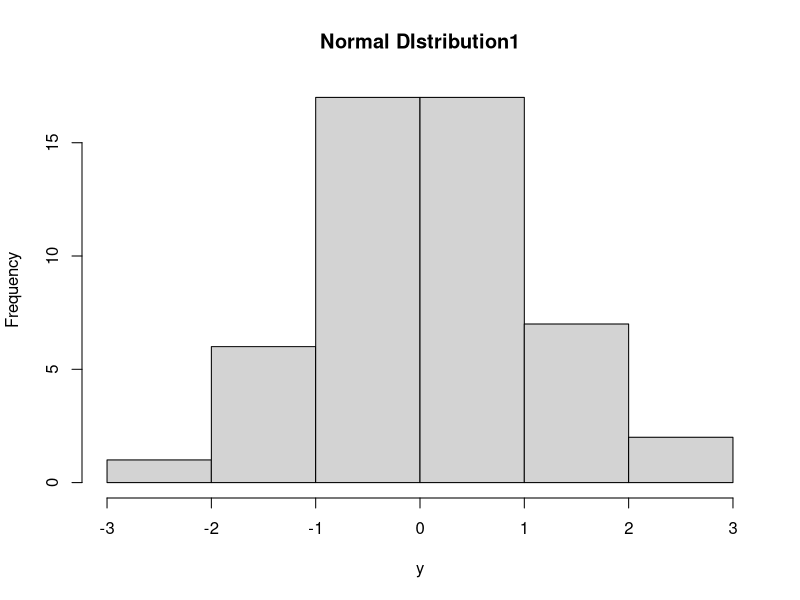

The R script that drew this image:
# Create a sample of 50 numbers which are normally distributed.
y <- rnorm(50)

# Give the chart file a name.
png(file = "rnorm.png")

# Plot the histogram for this sample.
hist(y, main = "Normal DIstribution1")

# Save the file.
dev.off()